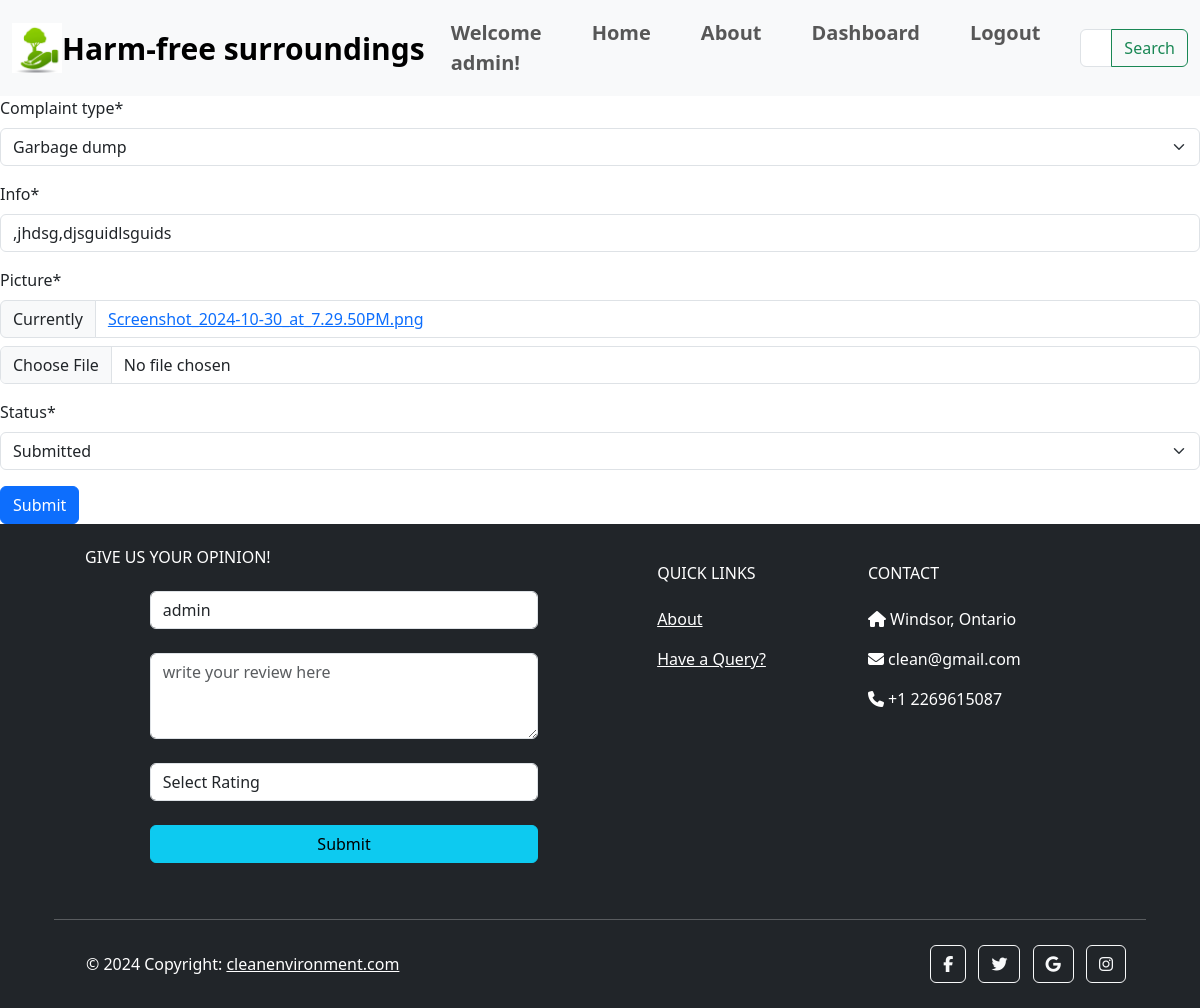
The app's page /update/solved/complaints/8 (signed in), older data.
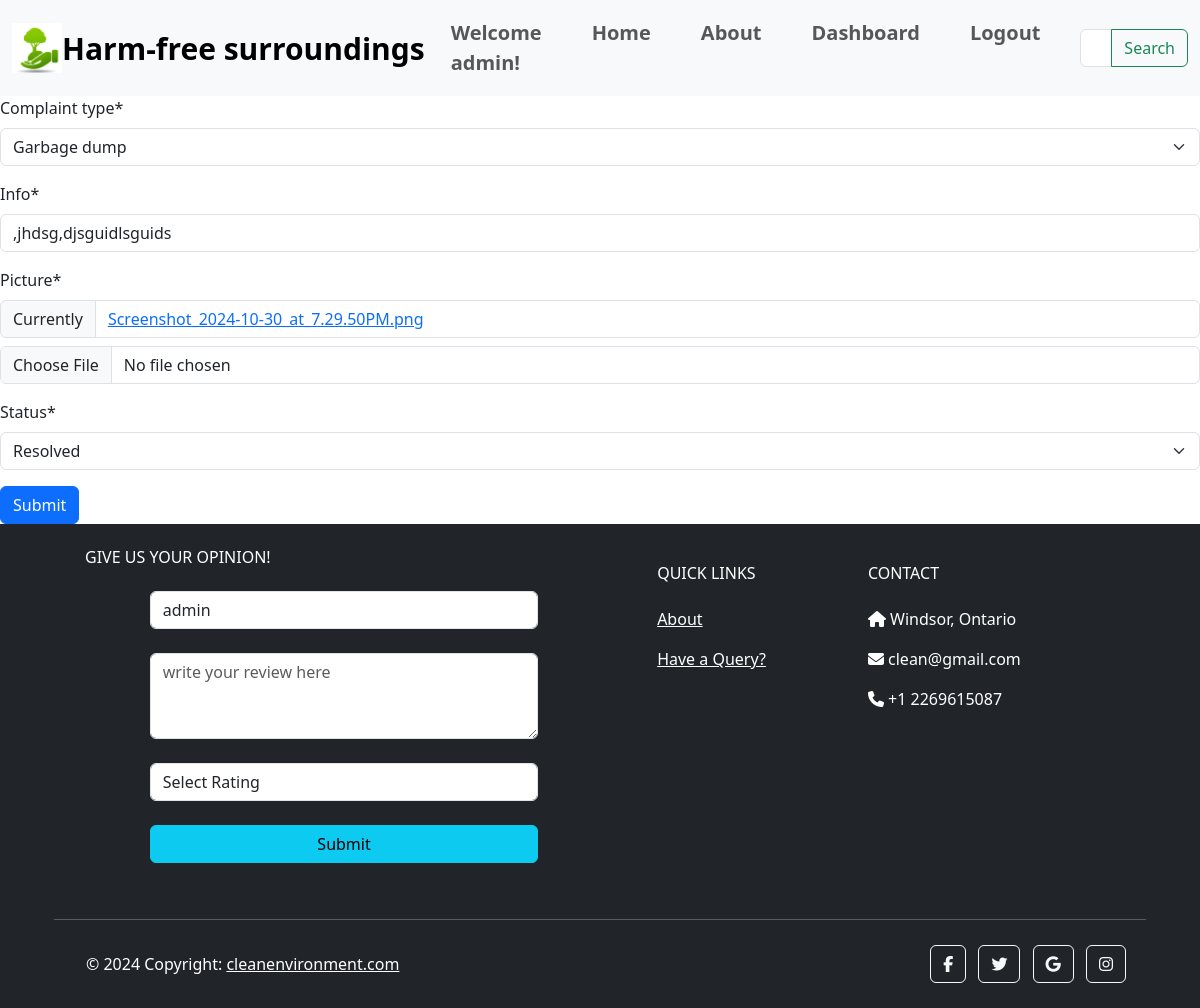
The same page, newer data.
### city/models.py (models this page shows, shortened)
class Complaint(models.Model):
    STATUS = (
        ('Submitted', 'Submitted'),
        ('Pending', 'Pending'),
        ('Resolved', 'Resolved')
    )
    COMPLAINTS = (
        ('Garbage dump', 'Garbage dump'),
        ('Overflow of Septic Tanks', 'Overflow of Septic Tanks'),
        ('Burning of Garbage', 'Burning of Garbage'),
        ('Stagnant Water', 'Stagnant Water'),
        ('Dustbins not cleaned', 'Dustbins not cleaned'),
        ('Improper Sanitization', 'Improper Sanitization'),
        ('Open Manholes or Drains', 'Open Manholes or Drains'),
    )
    user_name = models.ForeignKey(MyUser, on_delete=models.CASCADE)
    complaint_type = models.CharField(max_length=200, null=True, choices=COMPLAINTS)
    address = models.CharField(max_length=500, null=True)
    city = models.CharField(max_length=100, null=True)
    postal_code = models.CharField(max_length=20, null=True, blank=True)
    thumbs_up = models.PositiveIntegerField(default=0)
    is_verified = models.BooleanField(default=False)
    voted_users = models.ManyToManyField(MyUser, related_name='voted_complaints', blank=True)
    landmark = models.CharField(max_length=200, null=True)
    info = models.CharField(max_length=200, null=True)
    latitude = models.FloatField(null=True, blank=True)
    longitude = models.FloatField(null=True, blank=True)
    complaint_date = models.DateTimeField(auto_now_add=True, null=True)
    picture = models.ImageField(null=True)
    video = models.FileField(upload_to='uploads/complaint_videos/', null=True, blank=True)
    tracking_id = models.CharField(null=True, max_length=16)
    status = models.CharField(max_length=200, null=True, default='Submitted', choices=STATUS)

### city/views.py (the view)
# urls.py: path('update/solved/complaints/<str:pk>',views.update_solved_complaints,name='update_solved_complaints'),
@login_required(login_url='employee_login')
def update_solved_complaints(request, pk):
    if request.user.is_employee == True:
        complaints = Complaint.objects.get(id=pk)
        form = UpdateForm(instance=complaints)
        context = {
            'form': form
        }
        if request.method == 'POST':
            form = UpdateForm(request.POST, instance=complaints)
            if form.is_valid():
                form.save()
                return redirect('solved_complaints')
        return render(request, 'city/update_complaints.html', context=context)
    else:
        return redirect('employee_login')

### city/forms.py
class UpdateForm(forms.ModelForm):
    class Meta:
        model = Complaint
        fields = ['complaint_type', 'info', 'picture', 'status']

### city/templates/city/update_complaints.html (shortened to what this page needs)
{% extends 'city/navbar.html' %} {% load crispy_forms_tags %} {% block content%}
<form action="" method="post">
  {% csrf_token %} {{form.complaint_type|as_crispy_field}}
  {{form.info|as_crispy_field}}
  {{form.picture|as_crispy_field}}{{form.status|as_crispy_field}}
  <input type="submit" class="btn btn-primary" />
</form>
{% endblock content %}

Row changes from the older to the newer data that the page shows:
changed Complaint "Garbage dump": status "Submitted" → "Resolved"
